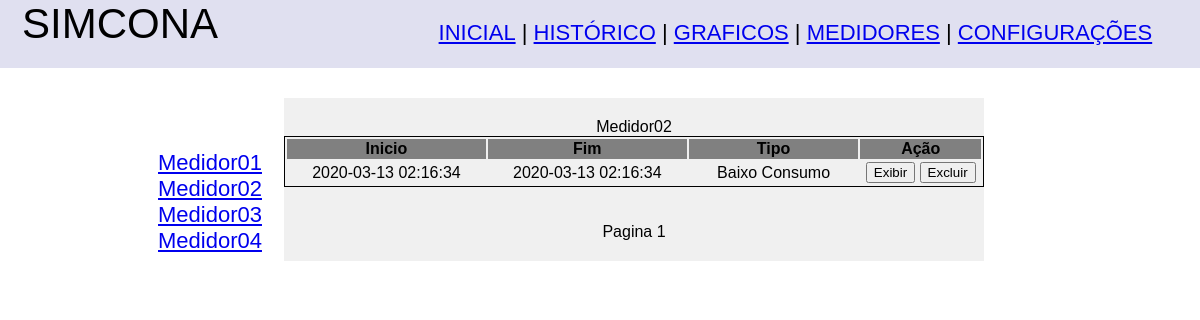
The app's page /exibeanotacoes.php?medidor=2 with its own data.
### tables this page shows
CREATE TABLE Medidor (
id INT AUTO_INCREMENT PRIMARY KEY ,
nome VARCHAR(255),
topico VARCHAR(255),
descricao VARCHAR(512),
fator DECIMAL(4,3)
);

CREATE TABLE Anotacao (
id BIGINT AUTO_INCREMENT PRIMARY KEY,
horaInicio DATETIME,
horaFim DATETIME,
tipoAnotacao INT,
idMedidor INT,
modelado BOOLEAN DEFAULT FALSE,
FOREIGN KEY(tipoAnotacao) REFERENCES TipoAnotacao (idTipo),
FOREIGN KEY(idMedidor) REFERENCES Medidor (id)
);

CREATE TABLE TipoAnotacao (
idTipo INT PRIMARY KEY,
nome VARCHAR(255)
);

### html/cntrl/medidorfcn.php (called while the page is built, shortened)
<?php
function buscaMedidores()
	{
	$pdo = Banco::obterConexao();
	$statement = $pdo->prepare("SELECT * FROM Medidor ORDER BY id asc;");
	$statement->execute();
	return($statement->fetchAll());
	}

### html/cntrl/anotacao.php (called while the page is built, shortened)
<?php
function retornaTiposAnotacao()
	{
	$pdo = Banco::obterConexao();
	$statement = $pdo->prepare("SELECT idTipo, nome  FROM tipoAnotacao");
	$statement->execute();
	return($statement->fetchAll());
	}
function retornaAnotacoes($pagina, $medidorAnotacao)
	{
	$pdo = Banco::obterConexao();
	$statement = $pdo->prepare("SELECT id, horaInicio, horaFim, tipoAnotacao FROM Anotacao WHERE idMedidor = ".$medidorAnotacao." ORDER BY id ASC LIMIT ".(($pagina-1)*15).", 15");
	$statement->execute();
	return($statement->fetchAll());
	}
?>

### html/exibeanotacoes.php (the view, shortened to what this page needs)
<!DOCTYPE html>
<html>
<head>
	<link rel="stylesheet" type="text/css" href="reset.css">
	<link rel="stylesheet" type="text/css" href="css.css">
</head>
<body>
<?php
	require_once('cntrl/medidorfcn.php');
	require_once('cntrl/anotacao.php');
?>
<center>
	<div class="corpo">
		<?php
			$paginaatual = 1;
			$todosMedidores = buscaMedidores();
			$medidorAtual = $todosMedidores[0]['id'];
			$tiposdeanotacao = retornaTiposAnotacao();
			if (isset($_GET['medidor']))
				{
				$medidorAtual=filter_var($_GET['medidor'], FILTER_SANITIZE_NUMBER_INT);
				}
			?>
				<div class="menuesquerda"><br><br>
					<?php
					for ($i=0; $i < (count($todosMedidores)); $i++) {
					?>
					<a href="exibeanotacoes.php?medidor=<?php echo $todosMedidores[$i]['id']; ?>">
					<?php echo $todosMedidores[$i]['nome'];?>
					</a><br><?php
					}?>
				</div>
		<center>
			<div class="anotacoes"><?php echo $todosMedidores[$medidorAtual - 1]['nome']; ?>
				<table class="anotacoes">
					<tr >
						<th class="anotacao">Inicio</td>
						<th class="anotacao">Fim</td>
						<th class="anotacao">Tipo</td>
						<th class="anotacao">Ação</td>
					</tr>
				<?php
				$anotacoes = retornaAnotacoes($paginaatual, $medidorAtual);
				foreach ($anotacoes as &$anotacao)
					{
					?>
					<tr>
						<form method="post" action="graficoanotacao.php?medidor=<?php echo $medidorAtual ?>">
							<td class="horario"><?php echo $anotacao['horaInicio']; ?></td>
							<td class="horario"><?php echo $anotacao['horaFim']; ?></td>
							<td class="tipoanotacao"><?php echo $tiposdeanotacao[($anotacao['tipoAnotacao'])]['nome']; ?></td>
							<td class="acao"><button type="submit" name="exibir" value="<?php echo $anotacao['id']; ?>">Exibir</button>
							<button type="submit" name="excluir" value="<?php echo $anotacao['id']; ?>">Excluir</button>
							</td>
						</form>
					</tr>
					<?php
					}
				?>
				</table>
				<center>
				<br><br>
				<?php
				echo "Pagina ".($paginaatual);
				?>
				</center>
			</div>
		</center>
	</div>
</body>
</html>

### html/css.css (style rules this page uses)
div { font-family:helvetica; }
div.supbar { width: 100%; height: 68px; border: 0px solid #730021; background-color:#E0E0F0; }
div.logo { float: left; width: 20%; height: 60px; margin: auto; border: 0px solid #73AD21; font-size:42px; }
div.menu { float: right; font-size:22px; height: 40px; width: 70%; margin: auto; border: 0px solid #73AD21; padding-top:20px; }
div.anotacoes { border: 0px solid #ffaa00; height: 100%; width: 700px; float: right; margin-top:30px; margin-right:10%; padding-top:20px; padding-bottom:20px; position:relative; background-color: #f0f0f0; }
div.corpo { border: 0px solid #ff0000; height: 100%; width: 80%; display: table; }
div.menuesquerda { font-size:22px; border: 0px solid #ffaa00; height: 500px; width: 130px; float: left; padding-top:30px; padding-left:5px; margin-left:20px; }
table.anotacoes { border: 1px solid black; }
td.tipoanotacao { width: 170px; text-align:center; }
td.horario { width: 200px; text-align:center; }
td.acao { width: 120px; text-align:center; }
th.anotacao { background-color:gray; }
ul#menuh li { display:inline; }

### records on screen
medidor: nome "Medidor01"
medidor: nome "Medidor02"
medidor: nome "Medidor03"
medidor: nome "Medidor04"
anotacao: horaInicio "2020-03-13 02:16:34", horaFim "2020-03-13 02:16:34", tipoAnotacao.nome "Baixo Consumo", $anotacao['id'] 2 (drawn)

### other values on screen
$paginaatual "1"
